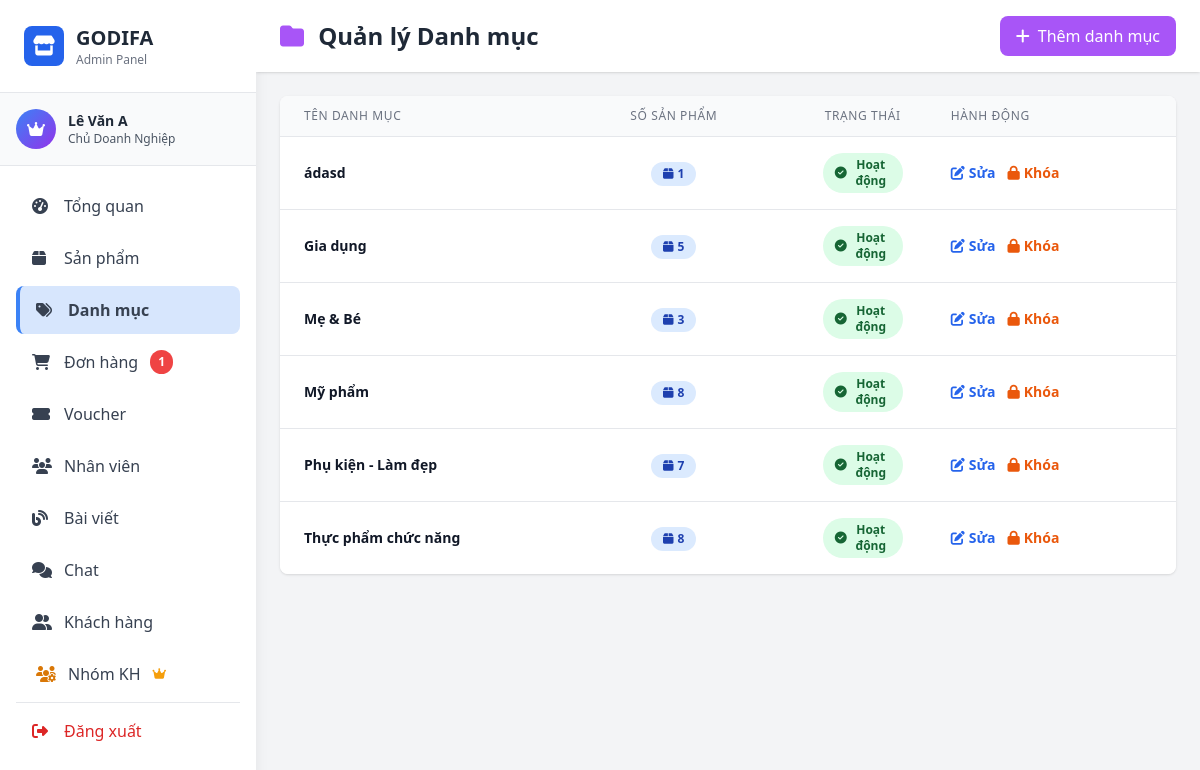
The app's page /admin/index.php?page=categories (signed in) with its own data.
### tables this page shows
CREATE TABLE IF NOT EXISTS `category` (
  `categoryID` int NOT NULL AUTO_INCREMENT,
  `categoryName` varchar(150) NOT NULL,
  `status` tinyint(1) NOT NULL DEFAULT '1' COMMENT '1=Active, 0=Inactive',
  PRIMARY KEY (`categoryID`)
);

### admin/middleware/auth.php (called while the page is built, shortened)
<?php
function hasPermission($permission) {
    global $rolePermissions;
    $userRole = $_SESSION['role_id'] ?? 0;
    if ($userRole == ROLE_OWNER) {
        return true;
    }
    return in_array($permission, $rolePermissions[$userRole]);
}
?>

### model/mCategory.php (called while the page is built, shortened)
<?php
require_once __DIR__ . '/database.php';
class Category {
    private $conn;
    public function __construct() {
        $db = new clsKetNoi();
        $this->conn = $db->moKetNoi();
    }
    public function getAllCategories() {
        $sql = "SELECT * FROM category ORDER BY categoryName";
        $result = mysqli_query($this->conn, $sql);
        $categories = [];
        while ($row = mysqli_fetch_assoc($result)) {
            $categories[] = $row;
        }
        return $categories;
    }
    public function countProductsInCategory($id) {
        $sql = "SELECT COUNT(*) as total FROM product WHERE categoryID = ?";
        $stmt = mysqli_prepare($this->conn, $sql);
        mysqli_stmt_bind_param($stmt, "i", $id);
        mysqli_stmt_execute($stmt);
        $result = mysqli_stmt_get_result($stmt);
        $row = mysqli_fetch_assoc($result);
        return $row['total'];
    }
}
?>

### model/database.php (called while the page is built, shortened)
<?php
class Database {
    private static $instance = null;
    private $connection;
    private function __construct() {
        try {
            $this->connection = mysqli_connect(
                self::DB_HOST,
                self::DB_USER,
                self::DB_PASS,
                self::DB_NAME
            );
            mysqli_set_charset($this->connection, self::DB_CHARSET);
        } catch (Exception $e) {
            die("Database Error: " . $e->getMessage());
        }
    }
    public static function getInstance() {
        if (self::$instance === null) {
            self::$instance = new self();
        }
        return self::$instance;
    }
    public function getConnection() {
        return $this->connection;
    }
}
class clsKetNoi {
    public function moKetNoi() {
        return Database::getInstance()->getConnection();
    }
}
?>

### controller/admin/cCategory.php (called while the page is built, shortened)
<?php
require_once __DIR__ . '/../../model/mCategory.php';
class cCategory {
    private $categoryModel;
    public function __construct() {
        $this->categoryModel = new Category();
    }
    public function getAllCategories() {
        return $this->categoryModel->getAllCategories();
    }
    public function countProductsInCategory($categoryID) {
        return $this->categoryModel->countProductsInCategory($categoryID);
    }
}
?>

### admin/pages/categories.php (the view, shortened to what this page needs)
<?php
require_once __DIR__ . '/../../controller/admin/cCategory.php';
$categoryController = new cCategory();
$categories = $categoryController->getAllCategories();
include __DIR__ . '/../includes/header.php';
?>
<div class="flex h-screen bg-gray-100">
    <?php include __DIR__ . '/../includes/sidebar.php'; ?>
    <div class="flex-1 overflow-y-auto ml-64">
        <div class="bg-white shadow sticky top-0 z-10">
            <div class="px-6 py-4 flex flex-wrap justify-between items-center gap-4">
                <h1 class="text-xl md:text-2xl font-bold text-gray-800">
                    <i class="fas fa-folder text-purple-500 mr-2"></i>
                    Quản lý Danh mục
                </h1>
                <?php if (hasPermission('manage_categories')): ?>
                <button onclick="openAddModal()" class="bg-purple-500 hover:bg-purple-600 text-white px-4 py-2 rounded-lg inline-flex items-center">
                    <i class="fas fa-plus mr-2"></i>
                    Thêm danh mục
                </button>
                <?php endif; ?>
            </div>
        </div>
        <div class="p-6">
            <div class="bg-white rounded-lg shadow overflow-hidden">
                <div class="overflow-x-auto">
                    <table class="min-w-full divide-y divide-gray-200">
                    <thead class="bg-gray-50">
                        <tr>
                            <th style="width: 35%;" class="px-6 py-3 text-left text-xs font-medium text-gray-500 uppercase tracking-wider">
                                TÊN DANH MỤC
                            </th>
                            <th style="width: 15%;" class="px-6 py-3 text-center text-xs font-medium text-gray-500 uppercase tracking-wider">
                                SỐ SẢN PHẨM
                            </th>
                            <th style="width: 15%;" class="px-6 py-3 text-center text-xs font-medium text-gray-500 uppercase tracking-wider">
                                TRẠNG THÁI
                            </th>
                            <th style="width: 35%;" class="px-6 py-3 text-left text-xs font-medium text-gray-500 uppercase tracking-wider">
                                HÀNH ĐỘNG
                            </th>
                        </tr>
                    </thead>
                    <tbody class="bg-white divide-y divide-gray-200">
                        <?php
                        if (empty($categories)) {
                            echo '<tr><td colspan="4" class="px-6 py-8 text-center text-gray-500">
                                    <i class="fas fa-folder-open text-5xl text-gray-300 mb-3"></i>
                                    <p class="text-lg">Chưa có danh mục nào</p>
                                  </td></tr>';
                        } else {
                            foreach ($categories as $category):
                                $productCount = $categoryController->countProductsInCategory($category['categoryID']);
                                $status = isset($category['status']) ? $category['status'] : 1;
                        ?>
                        <tr class="hover:bg-gray-50 transition-colors">
                            <td class="px-6 py-4">
                                <div class="text-sm font-bold text-gray-900 truncate" title="<?= htmlspecialchars($category['categoryName']) ?>">
                                    <?= htmlspecialchars($category['categoryName']) ?>
                                </div>
                            </td>
                            <td class="px-6 py-4 text-center">
                                <span class="inline-flex items-center px-3 py-1 rounded-full text-xs font-bold bg-blue-100 text-blue-800">
                                    <i class="fas fa-box mr-1"></i>
                                    <?= $productCount ?>
                                </span>
                            </td>
                            <td class="px-6 py-4 text-center">
                                <?php if ($status == 1): ?>
                                    <span class="px-3 py-1 inline-flex items-center text-xs font-bold rounded-full bg-green-100 text-green-800">
                                        <i class="fas fa-check-circle mr-1"></i> Hoạt động
                                    </span>
                                <?php else: ?>
                                    <span class="px-3 py-1 inline-flex items-center text-xs font-bold rounded-full bg-red-100 text-red-800">
                                        <i class="fas fa-lock mr-1"></i> Đã khóa
                                    </span>
                                <?php endif; ?>
                            </td>
                            <td class="px-6 py-4 text-sm font-medium">
                                <?php if (hasPermission('manage_categories')): ?>
                                <div class="flex items-center justify-start space-x-3">
                                    <button onclick='openEditModal(<?= json_encode($category) ?>)'
                                            class="inline-flex items-center text-blue-600 hover:text-blue-900 font-semibold">
                                        <i class="fas fa-edit mr-1"></i> Sửa
                                    </button>
                                    <form method="POST" class="inline" onsubmit="return confirm('Bạn có chắc muốn thay đổi trạng thái danh mục này?')">
                                        <button type="submit" name="toggle_status"
                                                class="inline-flex items-center font-semibold <?= $status == 1 ? 'text-orange-600 hover:text-orange-900' : 'text-green-600 hover:text-green-900' ?>">
                                            <i class="fas <?= $status == 1 ? 'fa-lock' : 'fa-unlock' ?> mr-1"></i>
                                            <?= $status == 1 ? 'Khóa' : 'Mở' ?>
                                        </button>
                                    </form>
                                </div>
                                <?php else: ?>
                                <span class="text-gray-400 text-sm italic">Chỉ xem</span>
                                <?php endif; ?>
                            </td>
                        </tr>
                        <?php
                            endforeach;
                        }
                        ?>
                    </tbody>
                    </table>
                </div>
            </div>
        </div>
    </div>
</div>
<?php include __DIR__ . '/../includes/footer.php'; ?>

### admin/pages/categories.php (style rules this page uses)
table { width: 100%; border-collapse: collapse; }
table th, table td { word-wrap: break-word; overflow-wrap: break-word; vertical-align: middle; }
table td:nth-child(2) { min-width: 250px; max-width: none; }

### records on screen
category: categoryName "ádasd", productCount "1", status 1 (drawn)
category: categoryName "Gia dụng", categoryID "5", status 1 (drawn)
category: categoryName "Mẹ & Bé", productCount "3", status 1 (drawn)
category: categoryName "Mỹ phẩm", productCount "8", status 1 (drawn)
category: categoryName "Phụ kiện - Làm đẹp", productCount "7", status 1 (drawn)
category: categoryName "Thực phẩm chức năng", productCount "8", status 1 (drawn)

### other values on screen
$_SESSION['user_name'] "Lê Văn A"
getRoleName($_SESSION['role_id']) "Chủ Doanh Nghiệp"
$pendingOrdersCount "1"
